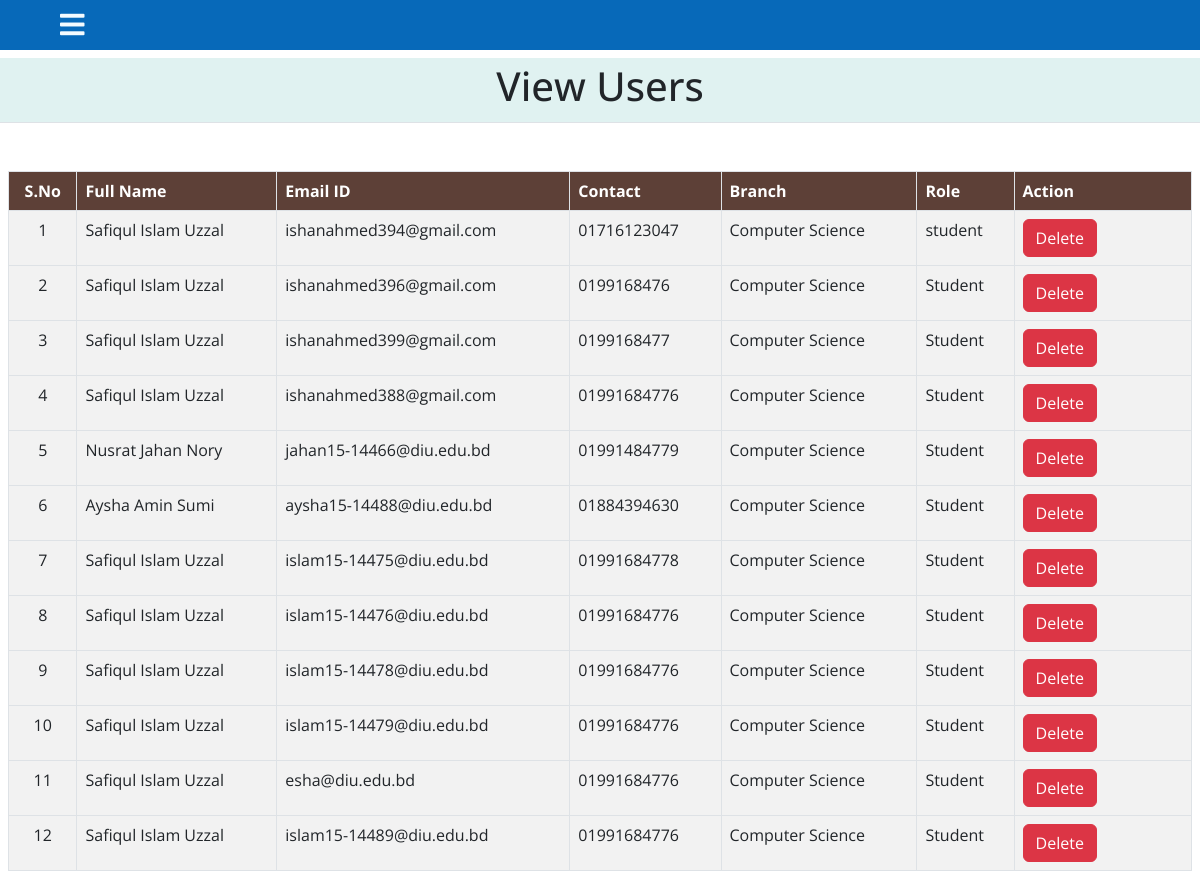
The page /view_users (signed in) on the database its author committed.
### notes/models.py (models this page shows)
class Signup(models.Model):
    user = models.ForeignKey(settings.AUTH_USER_MODEL,on_delete=models.CASCADE)
    contact = models.CharField(max_length=11)
    branch = models.CharField(max_length=30)
    role = models.CharField(max_length=15)
    image = models.ImageField(upload_to="images/img", default="")
    upvotesuser = models.IntegerField(default=0)
    def __str__(self):
        return self.user.username+str(self.user_id)

### notes/views.py (the view)
# urls.py: path('view_users', view_users, name='view_users'),
def view_users(request):
    if not request.user.is_authenticated:
        return redirect('login_admin')
    users = Signup.objects.all()
    d = {'users':users}
    print(d)
    return render(request,'view_users.html',d)

### notes/templates/view_users.html (shortened to what this page needs)
{% load static %}
<html lang="en" class="no-focus">
    <head>
      <link rel="stylesheet" href="https://cdn.jsdelivr.net/npm/bootstrap@5.2.2/dist/css/bootstrap.min.css">
      <link rel="stylesheet" id="css-main" href="{% static 'css1/sidebar.css' %}">
      <link href="https://cdn.jsdelivr.net/npm/bootstrap@5.2.2/dist/css/bootstrap.min.css" rel="stylesheet">
    </head>
    <body class="active">
         {% include "sidebar2.html" %}
            <main>
                <main class="mt-2" style="width: 100%;">
                    <div class="content">
                        <div class="text-center border-bottom heading py-1" style="background-color: E0F2F1; font-size:30px">
                            <h1 class="text-center">View Users</h1>
                        </div>
                        <div class="block block  px-2 mt-5">
                        <div class="block-content block-content-full">
                            <table class="table table-bordered table-striped table-vcenter js-dataTable-full-pagination" style="width:100%">
                                <thead class="text-white" style="background-color : #5d4037;">
                                    <tr>
                                        <th class="text-center">S.No</th>
                                        <th class="d-none d-sm-table-cell">Full Name</th>
                                        <th class="d-none d-sm-table-cell">Email ID</th>
                                        <th class="d-none d-sm-table-cell">Contact</th>
                                        <th class="d-none d-sm-table-cell">Branch</th>
                                        <th class="d-none d-sm-table-cell">Role</th>
                                        <th class="d-none d-sm-table-cell" style="width: 15%;">Action</th>
                                    </tr>
                                </thead>
                                {% for i in users %}
                                <tbody>
                                    <tr>
                                        <td class="text-center">{{forloop.counter}}</td>
                                        <td class="font-w600">{{i.user.first_name}} {{i.user.last_name}}</td>
					                    <td class="font-w600">{{i.user.username}}</td>
					                    <td class="font-w600">{{i.contact}}</td>
					                    <td class="font-w600">{{i.branch}}</td>
					                    <td class="font-w600">{{i.role}}</td>
					                    <td class="font-w600"><a href="{% url 'delete_users' i.user.id %}" class="btn btn-danger" onclick="return confirm('Are your sure to Delete ?')">Delete</a></td>
					                </tr>
                                </tbody>
                                {% endfor %}
                            </table>
                        </div>
                    </div>
                </div>
            </main>
        </div>
        <link rel="stylesheet" href="https://use.fontawesome.com/releases/v5.6.3/css/all.css">
    </body>
</html>

### notes/templates/sidebar2.html (shortened to what this page needs)
{% load static %}
    <div class="wrapper">
        <div class="section">
            <div class="top_navbar">
                <div class="hamburger">
                    <a href="#">
                        <i class="fas fa-bars"></i>
                    </a>
                </div>
            </div>
        </div>

### notes/static/css1/sidebar.css (style rules this page uses)
* { list-style: none; text-decoration: none; margin: 0; padding: 0; box-sizing: border-box; font-family: 'Open Sans', sans-serif; --nav-color : #0769B9; }
body { background: #f5f6fa; overflow-x: hidden; }
.wrapper .section { width: calc(100% - 225px); margin-left: 225px; transition: all 0.5s ease; }
.wrapper .section .top_navbar { background: rgb(7, 105, 185); height: 50px; display: flex; align-items: center; padding: 0 60px; }
.wrapper .section .top_navbar .hamburger a { font-size: 28px; color: #f4fbff; }
body.active .wrapper .section { margin-left: 0; width: 100%; }

### rows shown on the page
Signup: user.first_name "Safiqul Islam", user.last_name "Uzzal", user.username "ishanahmed394@gmail.com", contact "01716123047", branch "Computer Science", role "student"
Signup: user.first_name "Safiqul Islam", user.last_name "Uzzal", user.username "ishanahmed396@gmail.com", contact "0199168476", branch "Computer Science", role "Student"
Signup: user.first_name "Safiqul Islam", user.last_name "Uzzal", user.username "ishanahmed399@gmail.com", contact "0199168477", branch "Computer Science", role "Student"
Signup: user.first_name "Safiqul Islam", user.last_name "Uzzal", user.username "ishanahmed388@gmail.com", contact "01991684776", branch "Computer Science", role "Student"
Signup: user.first_name "Nusrat Jahan", user.last_name "Nory", user.username "jahan15-14466@diu.edu.bd", contact "01991484779", branch "Computer Science", role "Student"
Signup: user.first_name "Aysha Amin", user.last_name "Sumi", user.username "aysha15-14488@diu.edu.bd", contact "01884394630", branch "Computer Science", role "Student"
Signup: user.first_name "Safiqul Islam", user.last_name "Uzzal", user.username "islam15-14475@diu.edu.bd", contact "01991684778", branch "Computer Science", role "Student"
Signup: user.first_name "Safiqul Islam", user.last_name "Uzzal", user.username "islam15-14476@diu.edu.bd", contact "01991684776", branch "Computer Science", role "Student"
Signup: user.first_name "Safiqul Islam", user.last_name "Uzzal", user.username "islam15-14478@diu.edu.bd", contact "01991684776", branch "Computer Science", role "Student"
Signup: user.first_name "Safiqul Islam", user.last_name "Uzzal", user.username "islam15-14479@diu.edu.bd", contact "01991684776", branch "Computer Science", role "Student"
Signup: user.first_name "Safiqul Islam", user.last_name "Uzzal", user.username "esha@diu.edu.bd", contact "01991684776", branch "Computer Science", role "Student"
Signup: user.first_name "Safiqul Islam", user.last_name "Uzzal", user.username "islam15-14489@diu.edu.bd", contact "01991684776", branch "Computer Science", role "Student"
